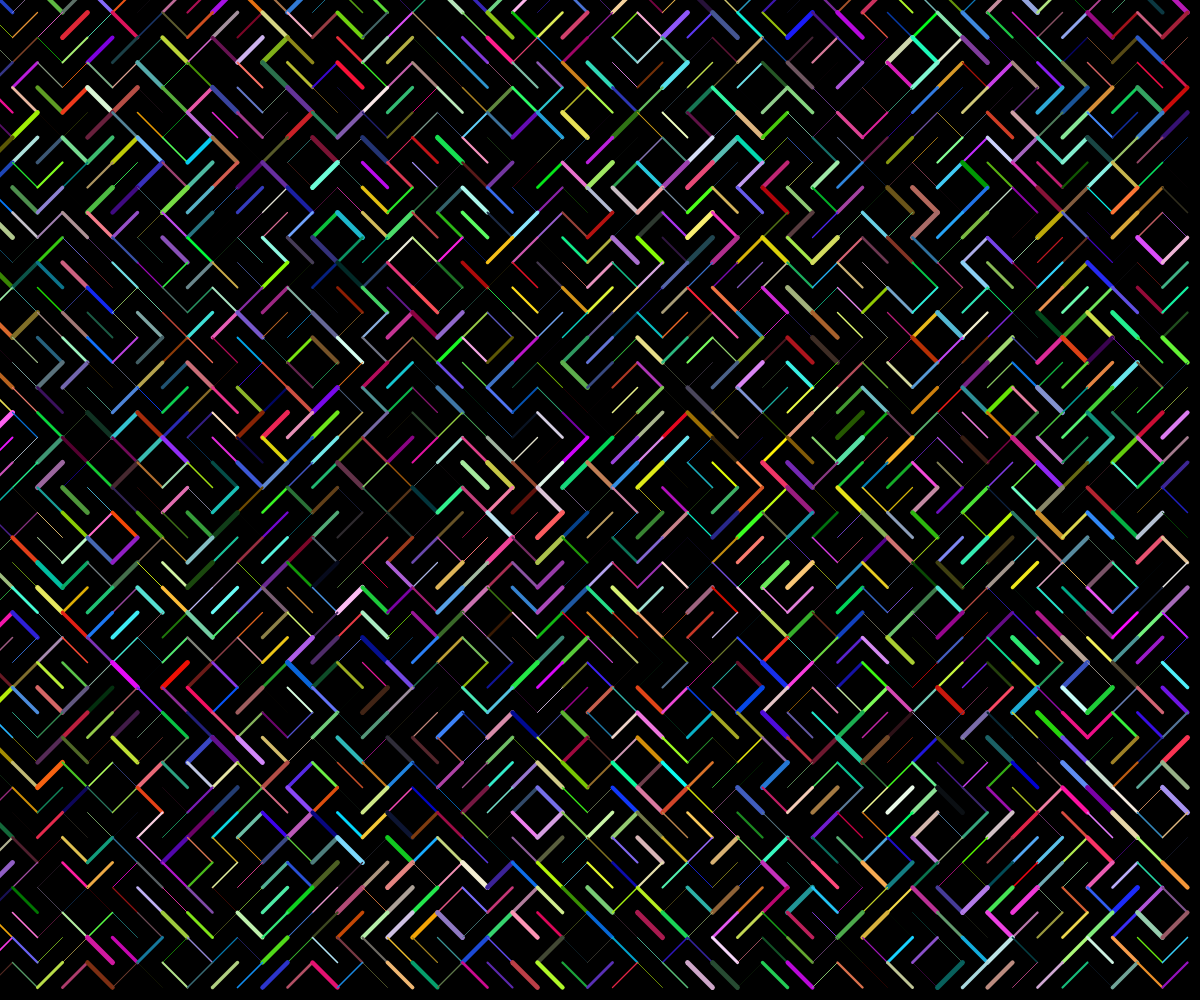
Frame 1 (no input)
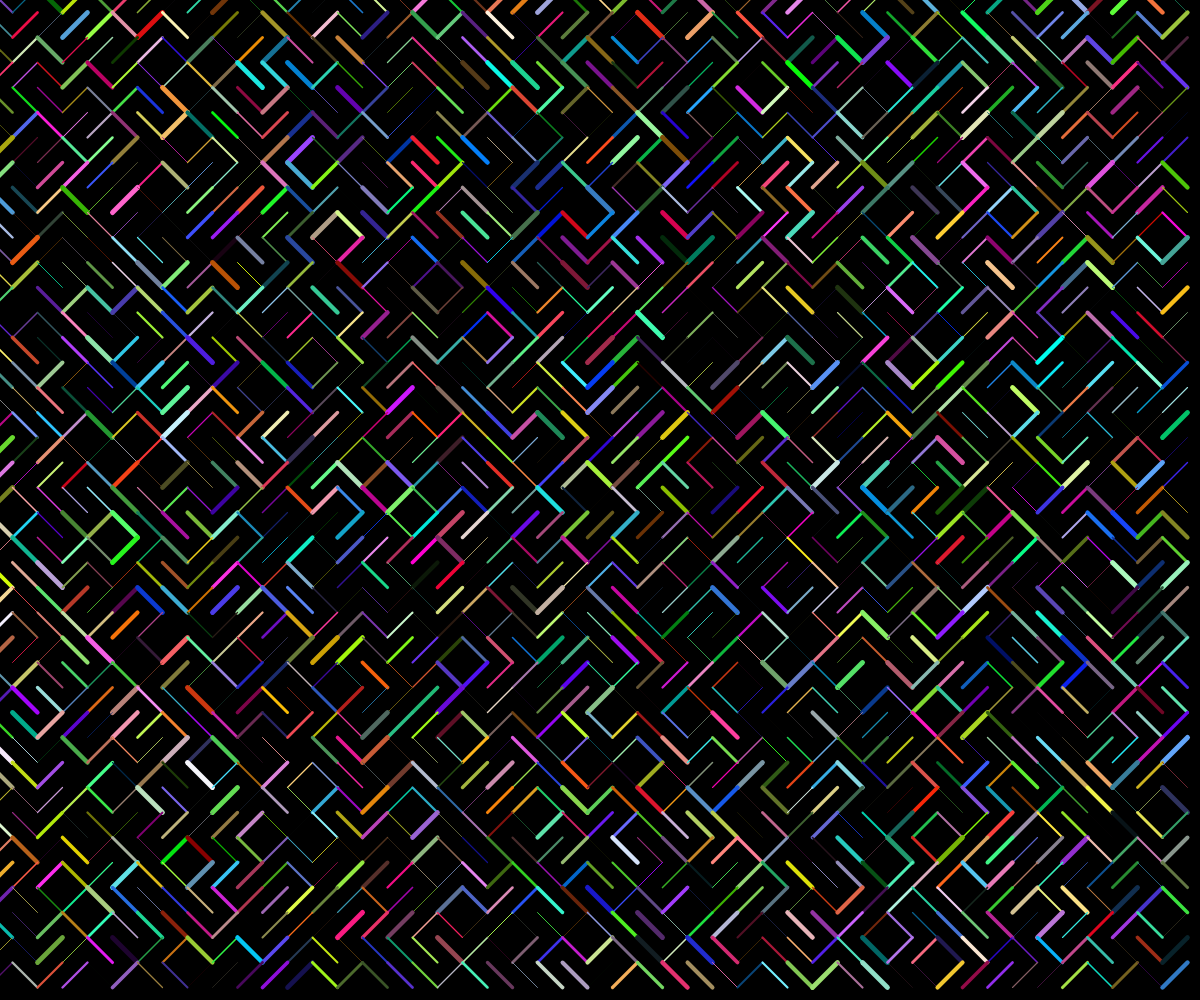
Frame 60 (no input)
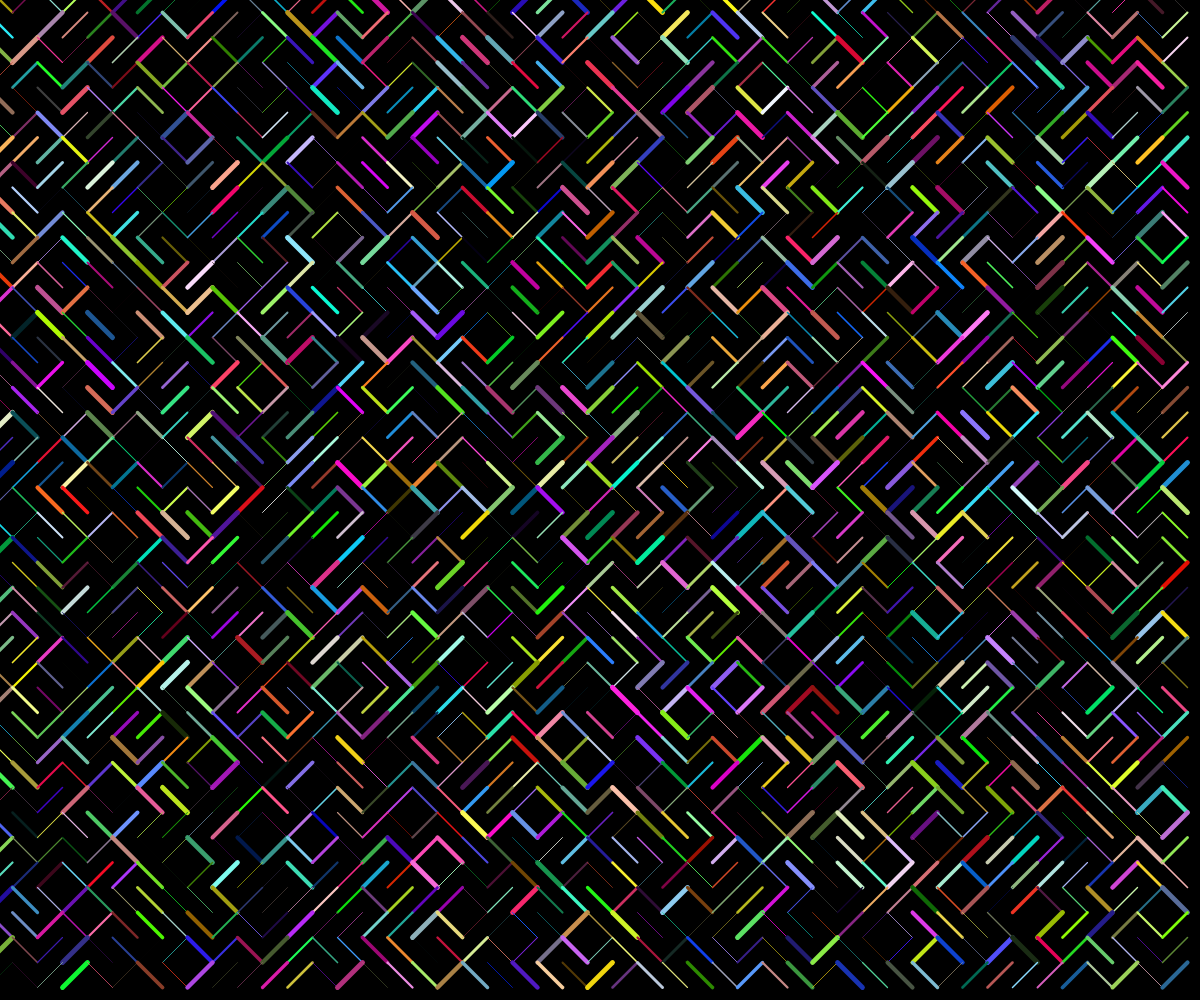
Frame 120 (the mouse pressed at the canvas centre since frame 60)

The p5.js sketch that drew these frames (run headless with seeded random() and noise() and a simulated clock; from frame 60 on, the mouse is pressed at the canvas centre):

// p5.js sketch
// ── sketch.js
// Generative Art Demo
// Angad Chahal
// OCt 4, 2024

const TILE_SIZE = 25;
let theTiles =[];
function setup() {
  createCanvas(windowWidth, windowHeight);
  for(let y = 0; y < height; y+= TILE_SIZE){
    for(let x = 0; x< width; x+= TILE_SIZE){
      let someTile = spawnTile(x, y);
      theTiles.push(someTile);
    }
  }
  
}

function draw() {
  background(0);
  for(let myTile of theTiles){
    let red = random(255);
    let green = random(255);
    let blue = random(255);
    stroke(red, green, blue);
    strokeWeight(random(5));
    line(myTile.x1, myTile.y1, myTile.x2, myTile.y2);
  }
}

function spawnTile(x, y){
  let tile;
  let choice = random(100);

  if(choice > 50){
    //negative slope
    tile = {
      x1: x - TILE_SIZE/2,
      y1: y - TILE_SIZE/2,
      x2: x + TILE_SIZE/2,
      y2: y + TILE_SIZE/2,
    };
  }
  else{
    //positive slope 
    tile = {
      x1: x - TILE_SIZE/2,
      y1: y + TILE_SIZE/2,
      x2: x + TILE_SIZE/2,
      y2: y - TILE_SIZE/2,
    };
  }
  
 

  return tile;
}
